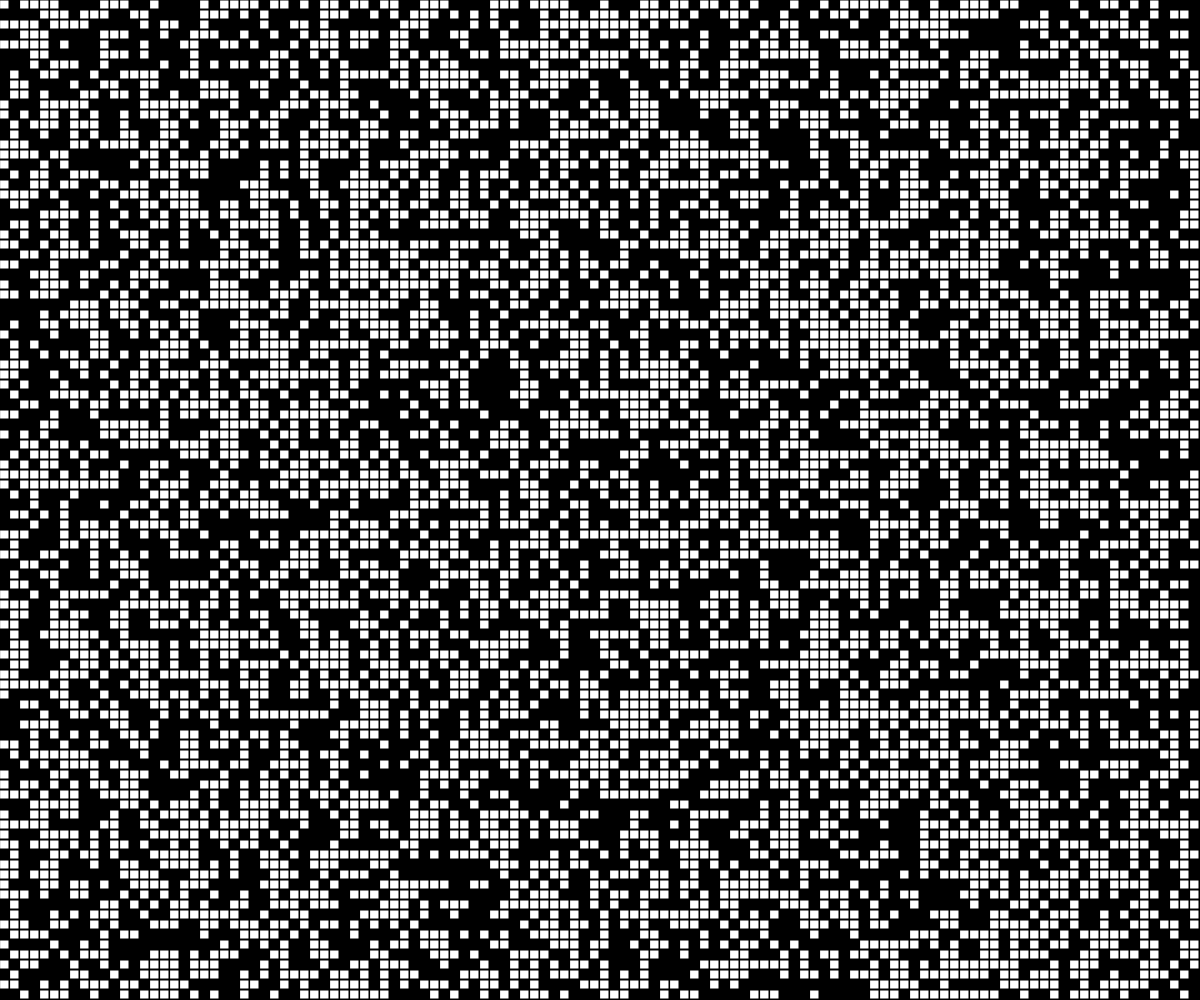
Frame 1 (no input)
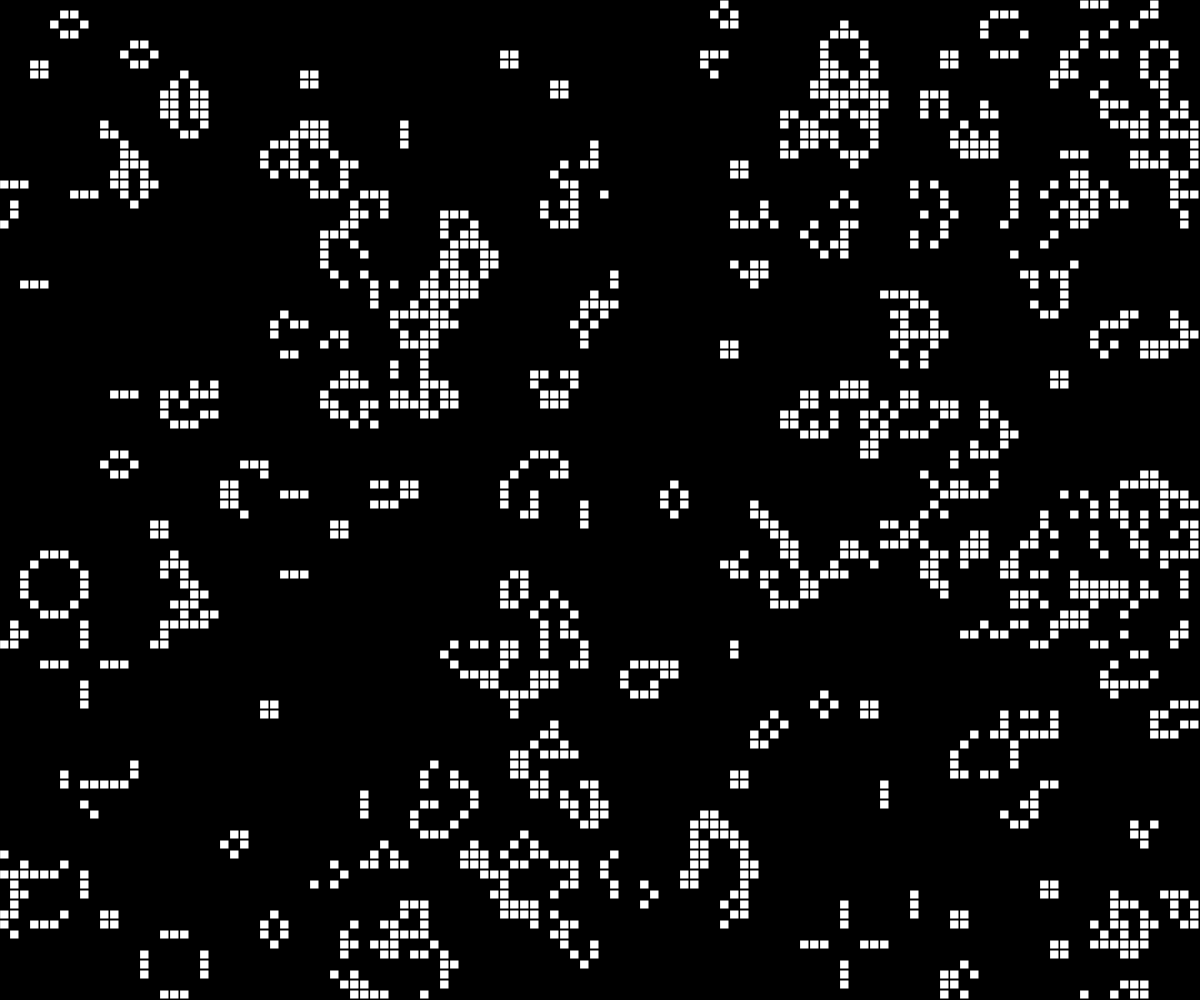
Frame 60 (no input)
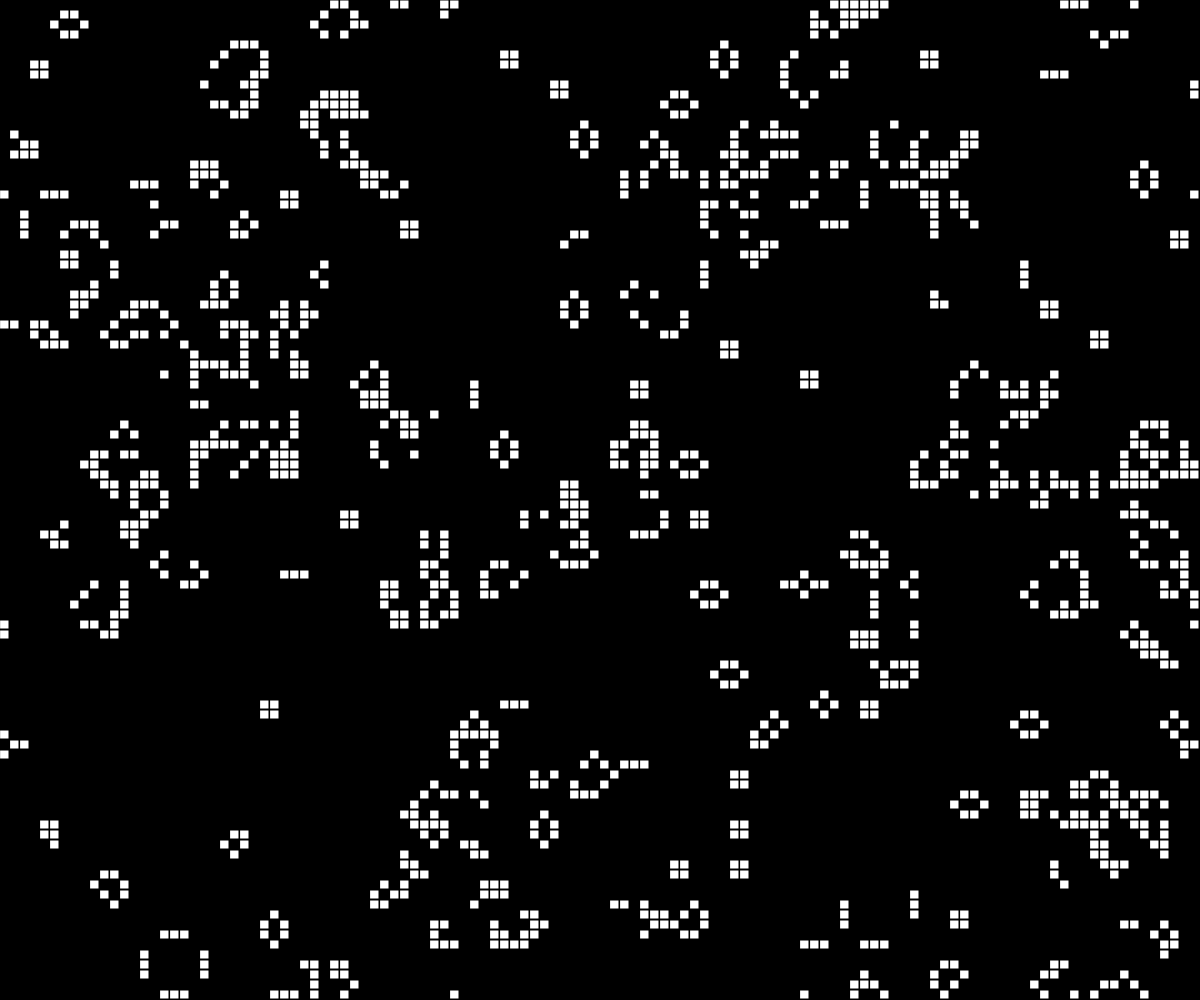
Frame 120 (the mouse pressed at the canvas centre since frame 60)

The p5.js sketch that drew these frames (run headless with seeded random() and noise() and a simulated clock; from frame 60 on, the mouse is pressed at the canvas centre):

// p5.js sketch
// ── sketch.js
let grid, cols,
    rows, resolution = 10;
function setup() {
    createCanvas(windowWidth, windowHeight);
    cols = Math.floor(width / resolution) + 1;
    rows = Math.floor(height / resolution) + 1;
    grid = make2DArray(cols, rows);
    for (let i = 0; i < cols; i++)
        for (let j = 0; j < rows; j++)
            grid[i][j] = floor(random(2));
}

function draw() {
    background(0);
    for (let i = 0; i < cols; i++) {
        for (let j = 0; j < rows; j++) {
            let x = i * resolution;
            let y = j * resolution;
            if (grid[i][j] == 1) {
                fill(255);
                rect(x, y, resolution - 1, resolution - 1);
            }

        }
    }
    let next = make2DArray(cols, rows);
    //compute next based

    for (let i = 0; i < cols; i++) {
        for (let j = 0; j < rows; j++) {
        	let state= grid[i][j];

        	//count live neighbours
        	let sum=0;
        	let neighbours = countNeighbors(grid,i,j);
        	if(state==0 && neighbours== 3)next[i][j]=1;
        	else if(state==1 && (neighbours<2 || neighbours>3))next[i][j]= 0;
        	else next[i][j]=state;
        	}
    }
    grid = next;
}

function make2DArray(cols, rows) {
    let arr = new Array(cols);
    for (let i = 0; i < arr.length; i++) arr[i] = new Array(rows);
    return arr;
}
function countNeighbors(grid,x,y){
	let sum=0;
	for(let i=-1;i<2;i++){
	for(let j=-1;j<2;j++){
		sum+=grid[(x+i+cols)%cols][(y+j+rows)%rows];
	}
	}
	sum-=grid[x][y];
	return sum;
}
